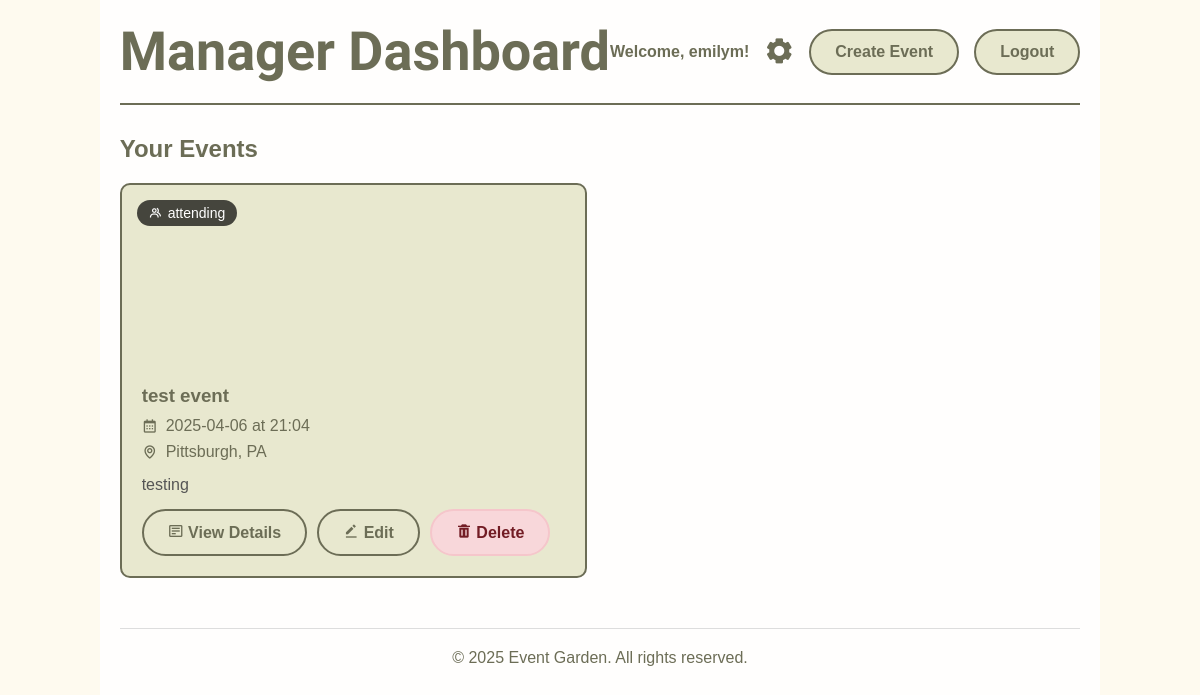
Screenshot of /manager_dashboard (signed in) with the database file from the repository.
### main.py (models this page shows, shortened)
class User(db.Model):
    id = db.Column(db.Integer, primary_key=True)
    username = db.Column(db.String(80), unique=True, nullable=False)
    email = db.Column(db.String(120), unique=True, nullable=False)
    password_hash = db.Column(db.String(128), nullable=False)
    role = db.Column(db.String(20), default='user')  # 'user' or 'manager'

class Event(db.Model):
    id = db.Column(db.Integer, primary_key=True)
    title = db.Column(db.String(100), nullable=False)
    description = db.Column(db.Text, nullable=False)
    date = db.Column(db.String(20), nullable=False)
    time = db.Column(db.String(20), nullable=False)
    location = db.Column(db.String(120), nullable=False)
    manager_id = db.Column(db.Integer, db.ForeignKey('user.id'), nullable=False)

### main.py (the view)
@app.route('/manager_dashboard')
def manager_dashboard():
    if not session.get('is_manager'):
        flash('Unauthorized access', 'danger')
        return redirect(url_for('home'))
    manager = User.query.filter_by(username=session['username']).first()
    events = Event.query.filter_by(manager_id=manager.id).all()
    return render_template('manager_landing.html', manager_events=events)

### templates/manager_landing.html (shortened to what this page needs)
<!DOCTYPE html>
<html lang="en">
<head>
    <link rel="stylesheet" href="{{ url_for('static', filename='styles.css') }}">
    <link href='https://unpkg.com/boxicons@2.1.4/css/boxicons.min.css' rel='stylesheet'>
</head>
<body>
    <div class="dashboard-container">
        <header class="dashboard-header">
            <h1>Manager Dashboard</h1>
            <div class="user-controls">
                <span>Welcome, {{ session.username }}!</span>
                <a href="{{ url_for('usersettings') }}" title="Settings"><i class='bx bxs-cog'></i></a>
                <a href="{{ url_for('create_event') }}" class="button">Create Event</a>
                <a href="{{ url_for('logout') }}" class="button">Logout</a>
            </div>
        </header>
        <main>
            <section class="events-section">
                <h2>Your Events</h2>
                {% if manager_events %}
                <div class="events-grid">
                    {% for event in manager_events %}
                    <div class="event-card">
                        <div class="event-image" style="background-image: url('/static/default-event.jpg');">
                            <span class="attendee-badge">
                                <i class='bx bx-group'></i> {{ event.total_attendees }} attending
                            </span>
                        </div>
                        <div class="event-details">
                            <h3>{{ event.title }}</h3>
                            <p><i class='bx bx-calendar'></i> {{ event.date }} at {{ event.time }}</p>
                            <p><i class='bx bx-map'></i> {{ event.location }}</p>
                            <p class="event-description">{{ event.description[:100] }}{% if event.description|length > 100 %}...{% endif %}</p>
                            <div class="manager-actions">
                                <a href="{{ url_for('event_details', event_id=event.id) }}" class="button">
                                    <i class='bx bx-detail'></i> View Details
                                </a>
                                <a href="{{ url_for('edit_event', event_id=event.id) }}" class="button">
                                    <i class='bx bxs-edit-alt'></i> Edit
                                </a>
                                <form method="POST" action="{{ url_for('delete_event', event_id=event.id) }}"
                                      onsubmit="return confirm('Are you sure you want to delete this event?');">
                                    <button type="submit" class="button danger">
                                        <i class='bx bxs-trash'></i> Delete
                                    </button>
                                </form>
                            </div>
                        </div>
                    </div>
                    {% endfor %}
                </div>
                {% else %}
                <div class="no-events">
                    <p>You haven't created any events yet.</p>
                    <a href="{{ url_for('create_event') }}" class="button">Create Your First Event</a>
                </div>
                {% endif %}
            </section>
        </main>
        <footer>
            <p>&copy; 2025 Event Garden. All rights reserved.</p>
        </footer>
    </div>
</body>
</html>

### static/styles.css (style rules this page uses)
* { margin: 0; padding: 0; font-family: "Winky Sans", sans-serif; box-sizing: border-box; }
body { background-size: cover; color: #6c6d56; min-height: 100vh; display:flex; justify-content:center; align-items:center; min-height: 100vh; background: url("floralBackground.jpg") no-repeat; background-position:center; }
h1, h2, h3 { color: #6c6d56; }
.button { display: inline-block; padding: 12px 24px; background: #e8e8cf; border: 2px solid #6c6d56; border-radius: 30px; cursor: pointer; font-size: 16px; font-weight: 600; color: #6c6d56; text-align: center; transition: all 0.3s ease; text-decoration: none; }
.danger { background-color: #f8d7da; color: #721c24; border-color: #f5c6cb; }
.user-controls i { font-size: 30px; color: #6c6d56; }
.dashboard-container { max-width: 90%; min-width:55%; margin: 0 auto; padding: 20px; background-color: rgba(255, 255, 255, 0.9); min-height: 100vh; }
.dashboard-header { display: flex; justify-content: space-between; align-items: center; margin-bottom: 30px; padding-bottom: 20px; border-bottom: 2px solid #6c6d56; }
.dashboard-header h1 { font-size:54px; font-family: "Charm", cursive; }
.user-controls { display: flex; gap: 15px; align-items: center; }
.user-controls span { font-weight: 600; color: #6c6d56; }
.events-section { margin-bottom: 40px; }
.events-section h2 { margin-bottom: 20px; color: #6c6d56; }
.events-grid { display: grid; grid-template-columns: repeat(auto-fill, minmax(350px, 1fr)); gap: 25px; }
.event-card { background: #e8e8cf; border-radius: 10px; overflow: hidden; border: 2px solid #6c6d56; transition: transform 0.3s ease; }
.event-image { height: 180px; background-size: cover; background-position: center; }
.event-details { padding: 20px; }
.event-details h3 { margin-bottom: 10px; color: #6c6d56; }
.event-details p { margin: 8px 0; display: flex; align-items: center; gap: 8px; }
.event-description { margin: 15px 0 !important; color: #555; }
footer { text-align: center; margin-top: 50px; padding-top: 20px; border-top: 1px solid #ddd; }

### templates/manager_landing.html (style rules this page uses)
.event-card { position: relative; transition: transform 0.3s ease; }
.attendee-badge { position: absolute; top: 15px; left: 15px; background: rgba(0,0,0,0.7); color: white; padding: 5px 12px; border-radius: 20px; font-size: 14px; display: flex; align-items: center; gap: 5px; z-index: 2; }
.manager-actions { display: flex; gap: 10px; margin-top: 15px; flex-wrap: wrap; }

### rows the page displays
User: username "emilym"
Event: title "test event", date "2025-04-06", time "21:04", location "Pittsburgh, PA", description "testing"
